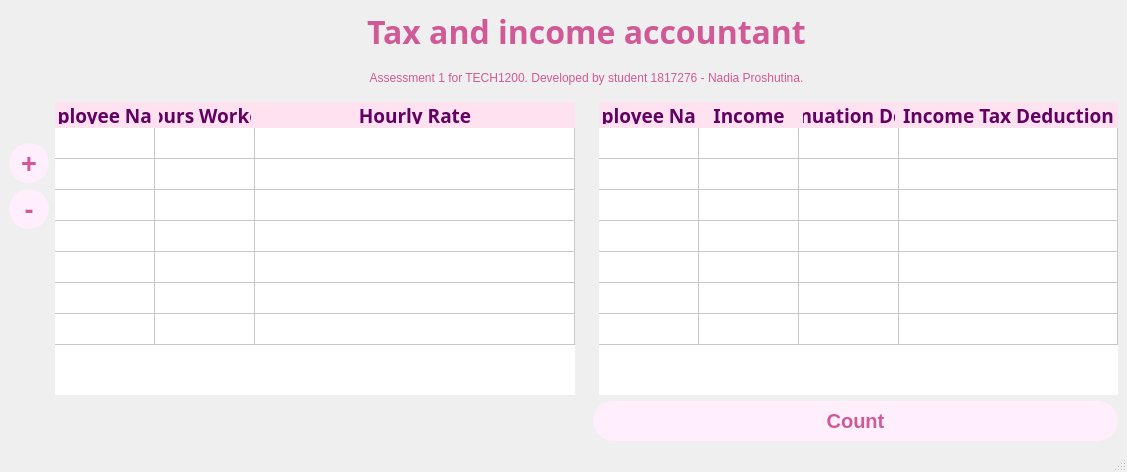
<?xml version="1.0" encoding="UTF-8"?>
<ui version="4.0">
 <class>MainWindow</class>
 <widget class="QMainWindow" name="MainWindow">
  <property name="geometry">
   <rect>
    <x>0</x>
    <y>0</y>
    <width>1127</width>
    <height>472</height>
   </rect>
  </property>
  <property name="windowTitle">
   <string>Assessment 1</string>
  </property>
  <property name="styleSheet">
   <string notr="true">background-color: white;
QTableWidget{

background-color: white;
}</string>
  </property>
  <widget class="QWidget" name="centralwidget">
   <layout class="QGridLayout" name="gridLayout_2">
    <item row="0" column="0">
     <layout class="QGridLayout" name="gridLayout">
      <item row="11" column="6" colspan="2">
       <widget class="QPushButton" name="pushButton_3">
        <property name="styleSheet">
         <string notr="true">QPushButton{

border-radius: 20px;  
    background-color: rgb(255, 238, 251);;
   font-size: 15pt;
    font-weight: bold;
   color:  rgb(208, 90, 151);
    width:  40px;  
    height: 40px;       
    border-width: 0px;
    border-style: solid;  
    border-color:white;
}
 
 QPushButton:hover  {
    background-color: #dbeaff;;
border-radius: 15px;    
border-color: rgb(182, 89, 129);
}
QPushButton:pressed {
    background-color: #F9D8D4;
border-radius: 15px;    
} </string>
        </property>
        <property name="text">
         <string>Count</string>
        </property>
       </widget>
      </item>
      <item row="3" column="3" rowspan="7">
       <widget class="QTableWidget" name="tableWidget">
        <property name="font">
         <font>
          <family>Tw Cen MT</family>
          <pointsize>14</pointsize>
         </font>
        </property>
        <property name="styleSheet">
         <string notr="true">QTableWidget{
border-width: 0px;
    border-style: solid;  
    border-color: rgb(182, 89, 129);
}
QHeaderView::section {
    background-color:  rgb(255, 226, 240);
    padding: 4px;
    border: 0px;
}</string>
        </property>
        <property name="showGrid">
         <bool>true</bool>
        </property>
        <property name="gridStyle">
         <enum>Qt::SolidLine</enum>
        </property>
        <property name="sortingEnabled">
         <bool>false</bool>
        </property>
        <property name="rowCount">
         <number>7</number>
        </property>
        <property name="columnCount">
         <number>3</number>
        </property>
        <attribute name="horizontalHeaderVisible">
         <bool>true</bool>
        </attribute>
        <attribute name="horizontalHeaderCascadingSectionResizes">
         <bool>true</bool>
        </attribute>
        <attribute name="horizontalHeaderStretchLastSection">
         <bool>true</bool>
        </attribute>
        <attribute name="verticalHeaderVisible">
         <bool>false</bool>
        </attribute>
        <row>
         <property name="text">
          <string>Новая строка</string>
         </property>
        </row>
        <row>
         <property name="text">
          <string>Новая строка</string>
         </property>
        </row>
        <row>
         <property name="text">
          <string>Новая строка</string>
         </property>
        </row>
        <row>
         <property name="text">
          <string>Новая строка</string>
         </property>
        </row>
        <row>
         <property name="text">
          <string>Новая строка</string>
         </property>
        </row>
        <row>
         <property name="text">
          <string>Новая строка</string>
         </property>
        </row>
        <row>
         <property name="text">
          <string>Новая строка</string>
         </property>
        </row>
        <column>
         <property name="text">
          <string>Employee Name</string>
         </property>
         <property name="font">
          <font>
           <bold>true</bold>
          </font>
         </property>
         <property name="foreground">
          <brush brushstyle="SolidPattern">
           <color alpha="255">
            <red>99</red>
            <green>0</green>
            <blue>99</blue>
           </color>
          </brush>
         </property>
        </column>
        <column>
         <property name="text">
          <string>Hours Worked</string>
         </property>
         <property name="font">
          <font>
           <bold>true</bold>
          </font>
         </property>
         <property name="background">
          <color>
           <red>255</red>
           <green>255</green>
           <blue>255</blue>
          </color>
         </property>
         <property name="foreground">
          <brush brushstyle="SolidPattern">
           <color alpha="255">
            <red>99</red>
            <green>0</green>
            <blue>99</blue>
           </color>
          </brush>
         </property>
        </column>
        <column>
         <property name="text">
          <string>Hourly Rate</string>
         </property>
         <property name="font">
          <font>
           <bold>true</bold>
          </font>
         </property>
         <property name="background">
          <color>
           <red>255</red>
           <green>255</green>
           <blue>255</blue>
          </color>
         </property>
         <property name="foreground">
          <brush brushstyle="SolidPattern">
           <color alpha="255">
            <red>99</red>
            <green>0</green>
            <blue>99</blue>
           </color>
          </brush>
         </property>
        </column>
       </widget>
      </item>
      <item row="5" column="1" colspan="2">
       <widget class="QPushButton" name="pushButton_2">
        <property name="sizePolicy">
         <sizepolicy hsizetype="Fixed" vsizetype="Fixed">
          <horstretch>0</horstretch>
          <verstretch>0</verstretch>
         </sizepolicy>
        </property>
        <property name="font">
         <font>
          <pointsize>20</pointsize>
          <bold>true</bold>
         </font>
        </property>
        <property name="styleSheet">
         <string notr="true">

QPushButton{

border-radius: 20px;  
    background-color: rgb(255, 238, 251);;
   font-size: 20pt;

    font-weight: bold;
   color: rgb(208, 90, 151);
    width:  40px;  
    height: 40px;       
    border-width: 0px;
    border-style: solid;  
    border-color:white;
}
 
 QPushButton:hover  {
    background-color: #dbeaff;;
border-radius: 15px;    
border-color: rgb(182, 89, 129);
}
QPushButton:pressed {
    background-color: #F9D8D4;
border-radius: 15px;    
} </string>
        </property>
        <property name="text">
         <string>-</string>
        </property>
       </widget>
      </item>
      <item row="3" column="7" rowspan="7">
       <widget class="QTableWidget" name="tableWidget_2">
        <property name="font">
         <font>
          <family>Tw Cen MT</family>
          <pointsize>14</pointsize>
         </font>
        </property>
        <property name="layoutDirection">
         <enum>Qt::LeftToRight</enum>
        </property>
        <property name="styleSheet">
         <string notr="true">QTableWidget{
border-width: 0px;
    border-style: solid;  
    border-color: rgb(182, 89, 129);
}
QHeaderView::section {
    background-color:  rgb(255, 226, 240);
    padding: 4px;
    border: 0px;
}</string>
        </property>
        <property name="wordWrap">
         <bool>true</bool>
        </property>
        <property name="rowCount">
         <number>7</number>
        </property>
        <attribute name="horizontalHeaderCascadingSectionResizes">
         <bool>true</bool>
        </attribute>
        <attribute name="horizontalHeaderDefaultSectionSize">
         <number>100</number>
        </attribute>
        <attribute name="horizontalHeaderShowSortIndicator" stdset="0">
         <bool>false</bool>
        </attribute>
        <attribute name="horizontalHeaderStretchLastSection">
         <bool>true</bool>
        </attribute>
        <attribute name="verticalHeaderVisible">
         <bool>false</bool>
        </attribute>
        <attribute name="verticalHeaderCascadingSectionResizes">
         <bool>false</bool>
        </attribute>
        <attribute name="verticalHeaderDefaultSectionSize">
         <number>30</number>
        </attribute>
        <row>
         <property name="text">
          <string/>
         </property>
        </row>
        <row>
         <property name="text">
          <string>Новая строка</string>
         </property>
        </row>
        <row>
         <property name="text">
          <string>Новая строка</string>
         </property>
        </row>
        <row>
         <property name="text">
          <string>Новая строка</string>
         </property>
        </row>
        <row/>
        <row/>
        <row/>
        <column>
         <property name="text">
          <string>Employee Name</string>
         </property>
         <property name="font">
          <font>
           <bold>true</bold>
          </font>
         </property>
         <property name="textAlignment">
          <set>AlignCenter</set>
         </property>
         <property name="foreground">
          <brush brushstyle="SolidPattern">
           <color alpha="255">
            <red>99</red>
            <green>0</green>
            <blue>99</blue>
           </color>
          </brush>
         </property>
        </column>
        <column>
         <property name="text">
          <string>Income</string>
         </property>
         <property name="font">
          <font>
           <bold>true</bold>
          </font>
         </property>
         <property name="textAlignment">
          <set>AlignCenter</set>
         </property>
         <property name="foreground">
          <brush brushstyle="SolidPattern">
           <color alpha="255">
            <red>99</red>
            <green>0</green>
            <blue>99</blue>
           </color>
          </brush>
         </property>
        </column>
        <column>
         <property name="text">
          <string>Superannuation Deduction</string>
         </property>
         <property name="font">
          <font>
           <bold>true</bold>
          </font>
         </property>
         <property name="textAlignment">
          <set>AlignCenter</set>
         </property>
         <property name="foreground">
          <brush brushstyle="SolidPattern">
           <color alpha="255">
            <red>99</red>
            <green>0</green>
            <blue>99</blue>
           </color>
          </brush>
         </property>
        </column>
        <column>
         <property name="text">
          <string>Income Tax Deduction</string>
         </property>
         <property name="font">
          <font>
           <bold>true</bold>
          </font>
         </property>
         <property name="textAlignment">
          <set>AlignCenter</set>
         </property>
         <property name="foreground">
          <brush brushstyle="SolidPattern">
           <color alpha="255">
            <red>99</red>
            <green>0</green>
            <blue>99</blue>
           </color>
          </brush>
         </property>
        </column>
       </widget>
      </item>
      <item row="0" column="3" colspan="5">
       <widget class="QLabel" name="label">
        <property name="font">
         <font>
          <family>Quicksand SemiBold</family>
          <pointsize>24</pointsize>
          <italic>false</italic>
          <bold>true</bold>
         </font>
        </property>
        <property name="layoutDirection">
         <enum>Qt::LeftToRight</enum>
        </property>
        <property name="styleSheet">
         <string notr="true">QLabel {
    color: rgb(208, 90, 151);
     border-width: 0px;
}    </string>
        </property>
        <property name="text">
         <string>Tax and income accountant</string>
        </property>
        <property name="textFormat">
         <enum>Qt::AutoText</enum>
        </property>
        <property name="alignment">
         <set>Qt::AlignCenter</set>
        </property>
       </widget>
      </item>
      <item row="4" column="1" colspan="2">
       <widget class="QPushButton" name="pushButton">
        <property name="sizePolicy">
         <sizepolicy hsizetype="Fixed" vsizetype="Fixed">
          <horstretch>0</horstretch>
          <verstretch>0</verstretch>
         </sizepolicy>
        </property>
        <property name="styleSheet">
         <string notr="true">

QPushButton{

border-radius: 20px;  
    background-color: rgb(255, 238, 251);;
   font-size: 20pt;

    font-weight: bold;
   color:rgb(208, 90, 151);
    width:  40px;  
    height: 40px;       
    border-width: 0px;
    border-style: solid;  
    border-color:white;
}
 
 QPushButton:hover  {
    background-color: #dbeaff;;
border-radius: 15px;    
border-color: rgb(182, 89, 129);
}
QPushButton:pressed {
    background-color: #F9D8D4;
border-radius: 15px;    
} </string>
        </property>
        <property name="text">
         <string>+</string>
        </property>
       </widget>
      </item>
      <item row="1" column="3" colspan="5">
       <widget class="QLabel" name="label_2">
        <property name="layoutDirection">
         <enum>Qt::RightToLeft</enum>
        </property>
        <property name="styleSheet">
         <string notr="true">QLabel {
    color: rgb(208, 90, 151);
     border-width: 0px;
}    </string>
        </property>
        <property name="text">
         <string>Assessment 1 for TECH1200. Developed by student 1817276 - Nadia Proshutina.</string>
        </property>
        <property name="scaledContents">
         <bool>false</bool>
        </property>
        <property name="alignment">
         <set>Qt::AlignCenter</set>
        </property>
       </widget>
      </item>
     </layout>
    </item>
   </layout>
  </widget>
  <widget class="QMenuBar" name="menubar">
   <property name="geometry">
    <rect>
     <x>0</x>
     <y>0</y>
     <width>1127</width>
     <height>22</height>
    </rect>
   </property>
  </widget>
  <widget class="QStatusBar" name="statusbar"/>
  <action name="actionAbout">
   <property name="text">
    <string>About</string>
   </property>
  </action>
 </widget>
 <resources/>
 <connections/>
</ui>
